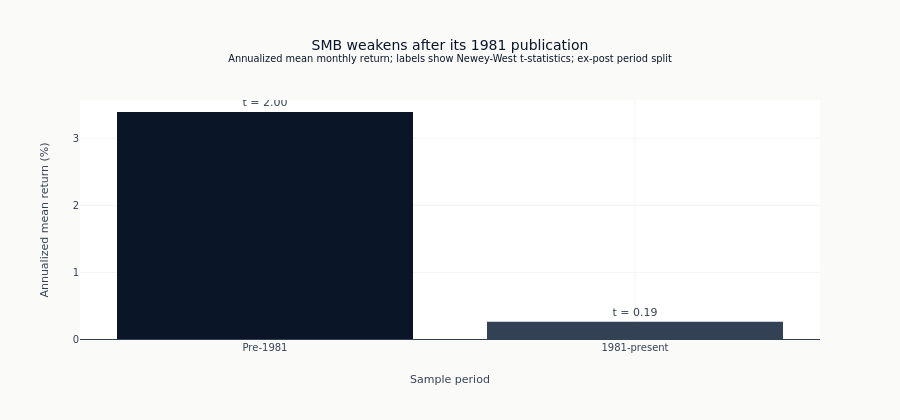

The code cell stored with this chart in its notebook:
### Markdown cell above
### Test the SMB decay claim directly

A full-sample SMB statistic cannot establish post-publication decay. Splitting at
the 1981 publication year makes the comparison visible while remaining explicitly
ex-post and descriptive.

### Code cell
smb_returns = ff3_pd["SMB"].dropna()
smb_periods = {
    "Pre-1981": smb_returns[smb_returns.index < "1981-01-01"],
    "1981-present": smb_returns[smb_returns.index >= "1981-01-01"],
}
smb_period_stats = {name: calculate_sharpe_stats(values) for name, values in smb_periods.items()}

fig = go.Figure(
    go.Bar(
        x=list(smb_period_stats),
        y=[stats["ann_return"] * 100 for stats in smb_period_stats.values()],
        marker_color=[COLORS["blue"], COLORS["neutral"]],
        text=[f"t = {stats['t_stat']:.2f}" for stats in smb_period_stats.values()],
        textposition="outside",
        hovertemplate="<b>%{x}</b><br>Annualized mean: %{y:.2f}%<br>%{text}<extra></extra>",
    )
)
fig.add_hline(y=0, line_color=COLORS["neutral"], line_width=1)
fig.update_layout(
    title=(
        "SMB weakens after its 1981 publication"
        "<br><sup>Annualized mean monthly return; labels show Newey-West t-statistics; "
        "ex-post period split</sup>"
    ),
    xaxis_title="Sample period",
    yaxis_title="Annualized mean return (%)",
    height=420,
)
show_figure(fig)

### Figure 1 — Plotly figure (JSON) as saved in the notebook; plotly's stock layout.template omitted (floating-point values rounded to 4 significant figures)
{"data": [{"hovertemplate": "<b>%{x}</b><br>Annualized mean: %{y:.2f}%<br>%{text}<extra></extra>", "marker": {"color": ["#0a1628", "#334155"]}, "text": ["t = 2.00", "t = 0.19"], "textposition": "outside", "type": "bar", "x": ["Pre-1981", "1981-present"], "y": [3.391, 0.2658]}], "layout": {"height": 420, "shapes": [{"line": {"color": "#334155", "width": 1}, "type": "line", "x0": 0, "x1": 1, "xref": "x domain", "y0": 0, "y1": 0, "yref": "y"}], "title": {"text": "SMB weakens after its 1981 publication<br><sup>Annualized mean monthly return; labels show Newey-West t-statistics; ex-post period split</sup>"}, "xaxis": {"title": {"text": "Sample period"}}, "yaxis": {"title": {"text": "Annualized mean return (%)"}}}}
